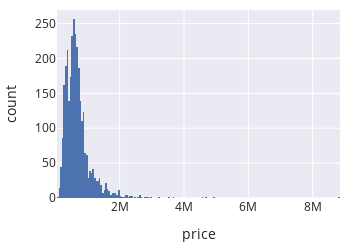

Source (notebook cell):
### Markdown cell above
In {numref}`Section %s <ch:eda_example>` we first explored housing prices for house sold in the San Francisico Bay Area between 2003 and 2009. Let's revisit that example and take a look at the following histogram of house prices.

### Code cell
px.histogram(sfh, x='price', width=350, height=250)

### Figure 1 — Plotly figure (JSON) as saved in the notebook; plotly's stock layout.template omitted (floating-point values rounded to 4 significant figures; data arrays with more than 128 entries replaced by an {"elided": "..."} marker saying what was removed)
{"data": [{"alignmentgroup": "True", "bingroup": "x", "hovertemplate": "price=%{x}<br>count=%{y}<extra></extra>", "legendgroup": "", "marker": {"color": "rgb(76,114,176)", "pattern": {"shape": ""}}, "name": "", "offsetgroup": "", "orientation": "v", "showlegend": false, "type": "histogram", "x": {"elided": "3065 int values"}, "xaxis": "x", "yaxis": "y"}], "layout": {"barmode": "relative", "height": 250, "legend": {"tracegroupgap": 0}, "width": 350, "xaxis": {"anchor": "y", "autorange": true, "domain": [0, 1], "range": [50000.0, 8850000.0], "title": {"text": "price"}, "type": "linear"}, "yaxis": {"anchor": "x", "autorange": true, "domain": [0, 1], "range": [0, 269.5], "title": {"text": "count"}}}}
